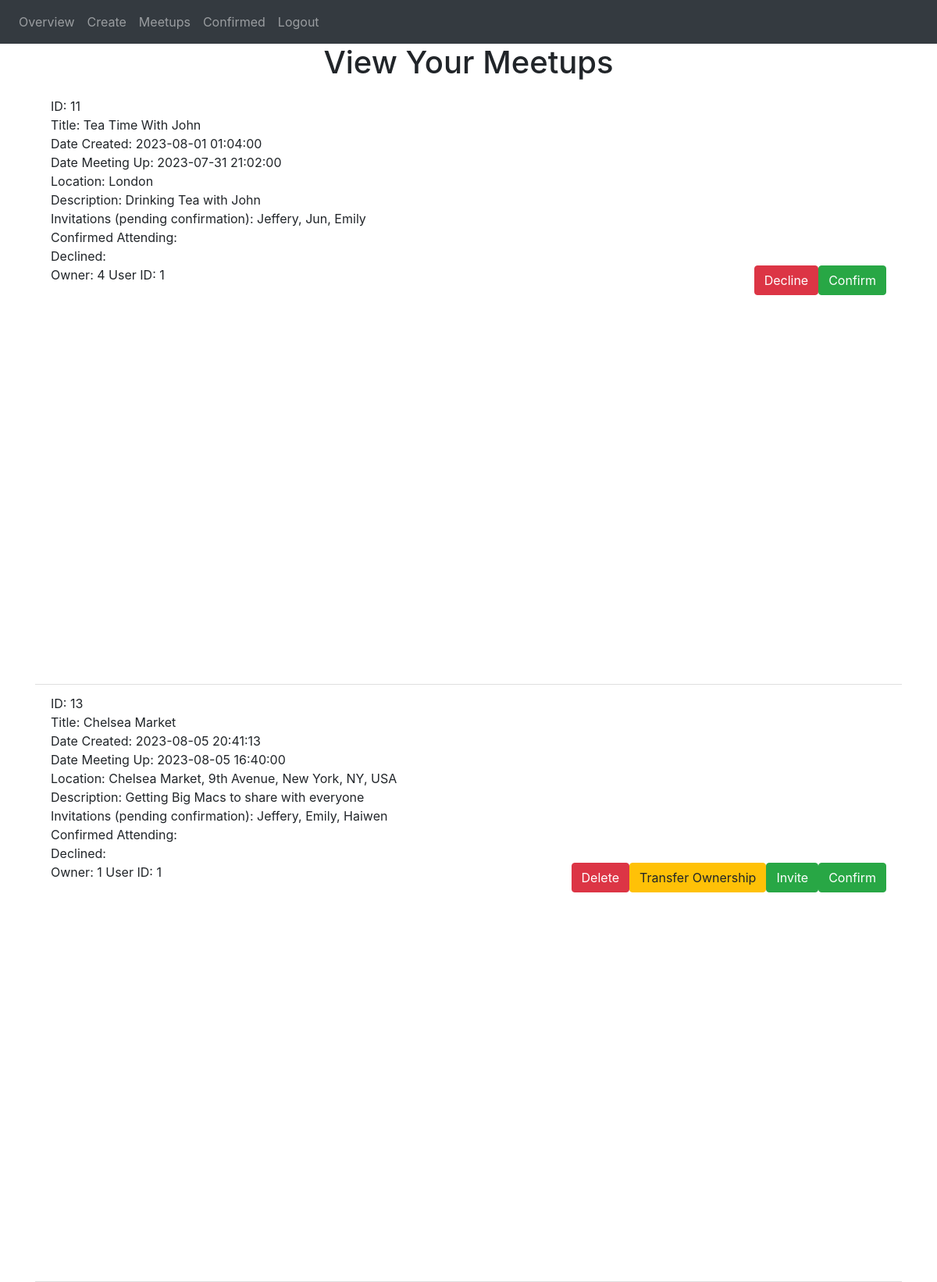
The page /view_meetups (signed in) on the database its author committed.
### website/models.py (models this page shows)
class Meetup(db.Model):
    id = db.Column(db.Integer, primary_key=True)
    date_created = db.Column(db.DateTime(timezone=True), default=func.now()) # gets current date and time, store it as date
    date_meetup = db.Column(db.DateTime)
    title = db.Column(db.String(10000))
    location = db.Column(db.String(10000))
    description = db.Column(db.String(10000))
    invitations = db.Column(db.String(10000))
    confirmed = db.Column(db.String(10000))
    declined = db.Column(db.String(10000))
    owner = db.Column(db.Integer)

class User(db.Model, UserMixin):
    id = db.Column(db.Integer, primary_key=True) # primary key = unique identifier to represent the object
    email = db.Column(db.String(150), unique = True) # no user can have the same email as someone else
    password = db.Column(db.String(150))
    first_name = db.Column(db.String(150))
    meetups = db.relationship('Meetup', secondary=user_meetup, backref="user") # tells SQL that whenever we create a note, add the note id into this user's notes relationship (creates a list of all the notes by the user)

### website/views.py (the view)
@views.route('/view_meetups', methods=['GET', 'POST']) #decorator: whenever you go to the / URL, whatever in hom() will run
@login_required
def view_meetups():
    invites = "" # create a string of people who were invited but not confirmed
    confirmation = "" # create a string of people who have confirmed
    confirmSearch = " " + str(current_user.id) + " "
    firstInv = True
    firstConf = True
    meetupList = []
    for meetup in current_user.meetups: # go through all the current user's meetups
        if meetup.confirmed.find(confirmSearch) == -1:
            meetupList.append({'id': meetup.id, 'lat': -25.344, 'lng': 131.036})
        invites = invites + "   " # add 3 spaces to show a new meetup
        confirmation = confirmation + "   "
        firstInv = True
        firstConf = True
        for user in meetup.user: # cycle through the users with a relationship with that meetup
            userSearch = " " + str(user.id) + " "
            if meetup.confirmed.find(userSearch)  != -1: # if the user has confirmed
                if firstConf:   # if its the first confirmation for the meetup. add their name
                    confirmation  = confirmation + user.first_name
                    firstConf = False
                else: # if its not the first confirmation, add a comma
                    confirmation  = confirmation + ", " + user.first_name
            else: # if the user has not confirmed yet, add them to the invite list
                if firstInv:
                    invites  = invites + user.first_name
                    firstInv = False
                else:
                    invites  = invites + ", " + user.first_name
    inviteList = invites.split("   ") # create an list of meetups, inside of which are the people invitied to it
    confirmationList = confirmation.split("   ") # create an list of meetups, inside of which are the people who confirmed to it
    return render_template("view_meetups.html", user=current_user, inviteList = inviteList, confirmSearch = confirmSearch, confirmationList = confirmationList, meetupList = meetupList)

### website/__init__.py (called while the page is built)
@login_manager.user_loader
def load_user(id):
    return User.query.get(int(id))

### website/templates/view_meetups.html (shortened to what this page needs)
{% extends "base.html" %} {% block title %}View Meetups{% endblock %} {% block
content %}
<h1 align="center">View Your Meetups</h1>
<ul class="list-group list-group-flush" id="notes">
  {% set ns = namespace(inviteNumber=1) %}
  {% for meetup in user.meetups: %}
  {%if meetup.confirmed.find(confirmSearch) == -1%}
  <li class="list-group-item">
    ID: {{meetup.id}}<br />
    Title: {{ meetup.title }}<br />
    Date Created: {{ meetup.date_created }}<br />
    Date Meeting Up: {{ meetup.date_meetup}}<br />
    Location: {{meetup.location}}<br />
    Description: {{meetup.description}}<br />
    Invitations (pending confirmation): {{inviteList[ns.inviteNumber]}}<br />
    Confirmed Attending: {{confirmationList[ns.inviteNumber]}}<br />
    Declined: {{meetup.declined}}<br />
    Owner: {{meetup.owner}}
    User ID: {{user.id}}
    <button
      type="button"
      class="btn btn-success float-right"
      onClick="confirmMeetup({{meetup.id}})"
    >
      <span aria-hidden="true">Confirm</span>
    </button>
    {% if user.id == meetup.owner %}
    <button
      type="button"
      class="btn btn-success float-right"
      data-toggle="modal"
      data-target={{"#inviteModal" + meetup.id|string}}
    >
      <span aria-hidden="true">Invite</span>
    </button>
    <button
      type="button"
      class="btn btn-warning float-right"
      data-toggle="modal"
      data-target={{"#ownerModal" + meetup.id|string}}
    >
      <span aria-hidden="true">Transfer Ownership</span>
    </button>
    <button
    type="button"
    class="btn btn-danger float-right"
    onClick="deleteMeetup({{meetup.id}}, '/view_meetups')"
  >
    <span aria-hidden="true">Delete</span>
  </button>
  {% else %}
  <button
    type="button"
    class="btn btn-danger float-right"
    onClick="declineMeetup({{meetup.id}}, '/view_meetups')"
  >
    <span aria-hidden="true">Decline</span>
  </button>
  {% endif %}
    <div id = "map{{ meetup.id }}" class = "map" style="height: 500px"></div>
  </li>
  {% endif %} {% set ns.inviteNumber = ns.inviteNumber+1 %} {% endfor %}
</ul>
{% endblock %}

### website/static/site.css (style rules this page uses)
html, body, #map, #meetupMap { height: 500px; }
html, body { height: 100%; margin: 0; padding: 0; }
.map { height: 500px; }

### rows shown on the page
Meetup: id "11", title "Tea Time With John", date_created "2023-08-01 01:04:00", date_meetup "2023-07-31 21:02:00", location "London", description "Drinking Tea with John", inviteList "Jeffery, Jun, Emily", owner "4"
User: id "1"
Meetup: id "13", title "Chelsea Market", date_created "2023-08-05 20:41:13", date_meetup "2023-08-05 16:40:00", location "Chelsea Market, 9th Avenue, New York, NY, USA", description "Getting Big Macs to share with everyone", inviteList "Jeffery, Emily, Haiwen", owner "1"
